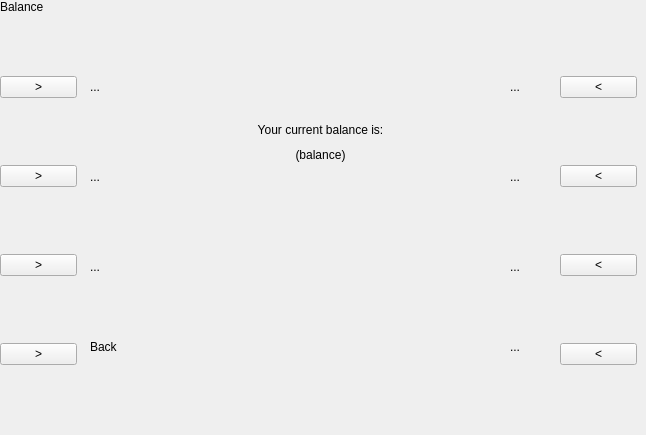
    <widget class="QWidget" name="balance">
     <widget class="QWidget" name="verticalLayoutWidget_9">
      <property name="geometry">
       <rect>
        <x>560</x>
        <y>15</y>
        <width>77</width>
        <height>411</height>
       </rect>
      </property>
      <layout class="QVBoxLayout" name="verticalLayout_13">
       <item>
        <widget class="QPushButton" name="pushButton_R1_b">
         <property name="text">
          <string>&lt;</string>
         </property>
        </widget>
       </item>
       <item>
        <widget class="QPushButton" name="pushButton_R2_b">
         <property name="text">
          <string>&lt;</string>
         </property>
        </widget>
       </item>
       <item>
        <widget class="QPushButton" name="pushButton_R3_b">
         <property name="text">
          <string>&lt;</string>
         </property>
        </widget>
       </item>
       <item>
        <widget class="QPushButton" name="pushButton_R4_b">
         <property name="text">
          <string>&lt;</string>
         </property>
        </widget>
       </item>
      </layout>
     </widget>
     <widget class="QWidget" name="verticalLayoutWidget_10">
      <property name="geometry">
       <rect>
        <x>0</x>
        <y>15</y>
        <width>77</width>
        <height>411</height>
       </rect>
      </property>
      <layout class="QVBoxLayout" name="verticalLayout_14">
       <item>
        <widget class="QPushButton" name="pushButton_L1_b">
         <property name="text">
          <string>&gt;</string>
         </property>
        </widget>
       </item>
       <item>
        <widget class="QPushButton" name="pushButton_L2_b">
         <property name="text">
          <string>&gt;</string>
         </property>
        </widget>
       </item>
       <item>
        <widget class="QPushButton" name="pushButton_L3_b">
         <property name="text">
          <string>&gt;</string>
         </property>
        </widget>
       </item>
       <item>
        <widget class="QPushButton" name="pushButton_L4_b">
         <property name="text">
          <string>&gt;</string>
         </property>
        </widget>
       </item>
      </layout>
     </widget>
     <widget class="QLabel" name="label_L4_b">
      <property name="geometry">
       <rect>
        <x>90</x>
        <y>340</y>
        <width>46</width>
        <height>13</height>
       </rect>
      </property>
      <property name="text">
       <string>Back</string>
      </property>
     </widget>
     <widget class="QLabel" name="label_R3_b">
      <property name="geometry">
       <rect>
        <x>510</x>
        <y>260</y>
        <width>46</width>
        <height>13</height>
       </rect>
      </property>
      <property name="text">
       <string>...</string>
      </property>
     </widget>
     <widget class="QLabel" name="pageLabel_b">
      <property name="geometry">
       <rect>
        <x>0</x>
        <y>0</y>
        <width>46</width>
        <height>13</height>
       </rect>
      </property>
      <property name="text">
       <string>Balance</string>
      </property>
     </widget>
     <widget class="QLabel" name="label_bottom_b">
      <property name="geometry">
       <rect>
        <x>80</x>
        <y>145</y>
        <width>481</width>
        <height>20</height>
       </rect>
      </property>
      <property name="text">
       <string>(balance)</string>
      </property>
      <property name="alignment">
       <set>Qt::AlignCenter</set>
      </property>
     </widget>
     <widget class="QLabel" name="label_L2_b">
      <property name="geometry">
       <rect>
        <x>90</x>
        <y>170</y>
        <width>46</width>
        <height>13</height>
       </rect>
      </property>
      <property name="text">
       <string>...</string>
      </property>
     </widget>
     <widget class="QLabel" name="label_top_b">
      <property name="geometry">
       <rect>
        <x>80</x>
        <y>120</y>
        <width>481</width>
        <height>20</height>
       </rect>
      </property>
      <property name="text">
       <string>Your current balance is:</string>
      </property>
      <property name="alignment">
       <set>Qt::AlignCenter</set>
      </property>
     </widget>
     <widget class="QLabel" name="label_R4_b">
      <property name="geometry">
       <rect>
        <x>510</x>
        <y>340</y>
        <width>46</width>
        <height>13</height>
       </rect>
      </property>
      <property name="text">
       <string>...</string>
      </property>
     </widget>
     <widget class="QLabel" name="label_R2_b">
      <property name="geometry">
       <rect>
        <x>510</x>
        <y>170</y>
        <width>46</width>
        <height>13</height>
       </rect>
      </property>
      <property name="text">
       <string>...</string>
      </property>
     </widget>
     <widget class="QLabel" name="label_L3_b">
      <property name="geometry">
       <rect>
        <x>90</x>
        <y>260</y>
        <width>46</width>
        <height>13</height>
       </rect>
      </property>
      <property name="text">
       <string>...</string>
      </property>
     </widget>
     <widget class="QLabel" name="label_L1_b">
      <property name="geometry">
       <rect>
        <x>90</x>
        <y>80</y>
        <width>46</width>
        <height>13</height>
       </rect>
      </property>
      <property name="text">
       <string>...</string>
      </property>
     </widget>
     <widget class="QLabel" name="label_R1_b">
      <property name="geometry">
       <rect>
        <x>510</x>
        <y>80</y>
        <width>46</width>
        <height>13</height>
       </rect>
      </property>
      <property name="text">
       <string>...</string>
      </property>
     </widget>
    </widget>
